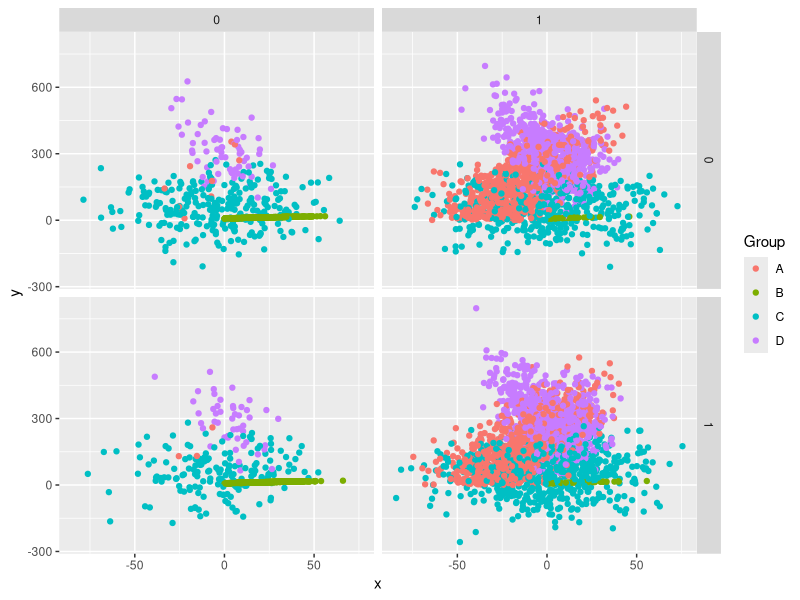
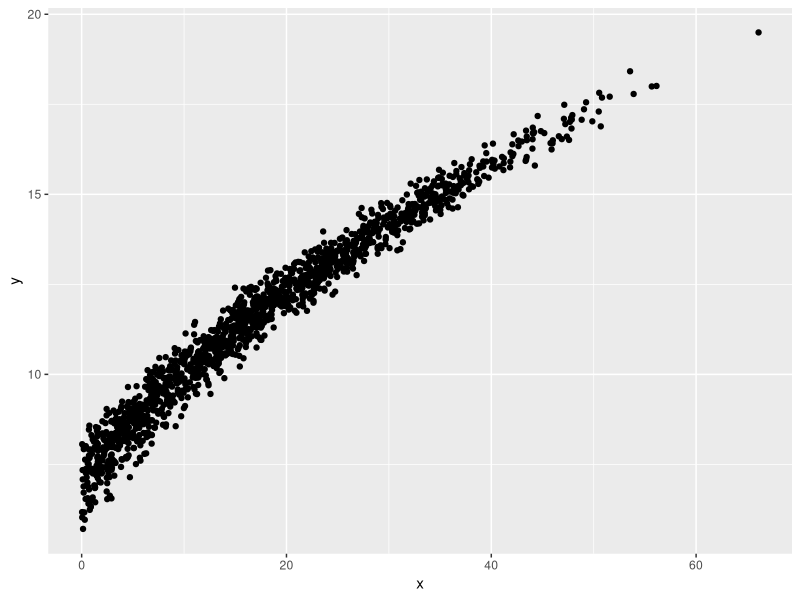
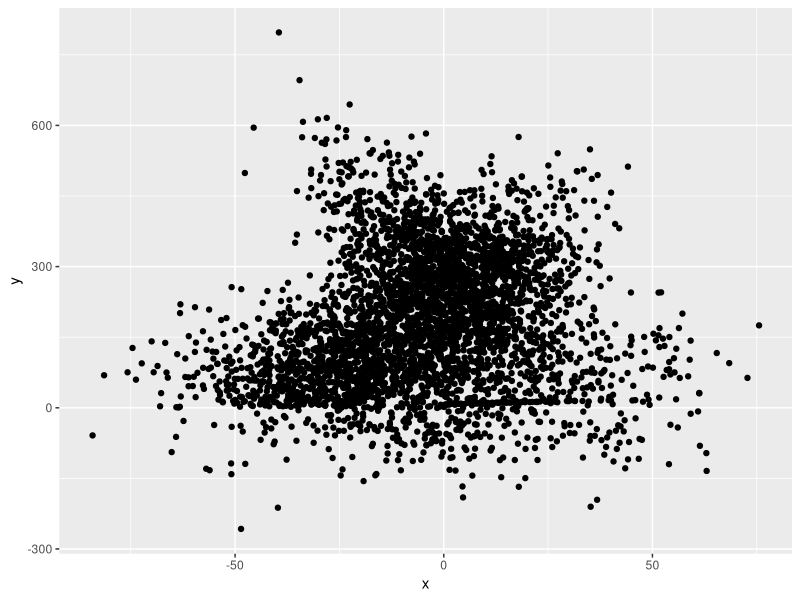
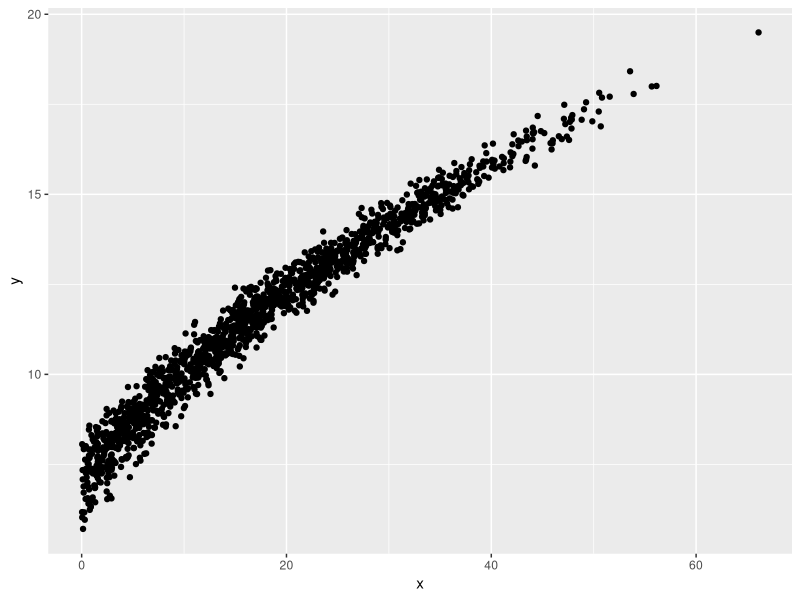
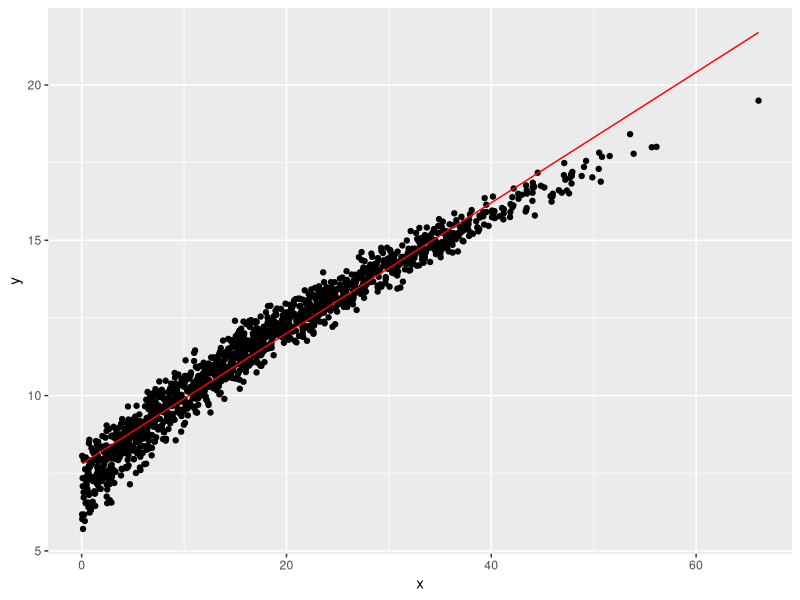
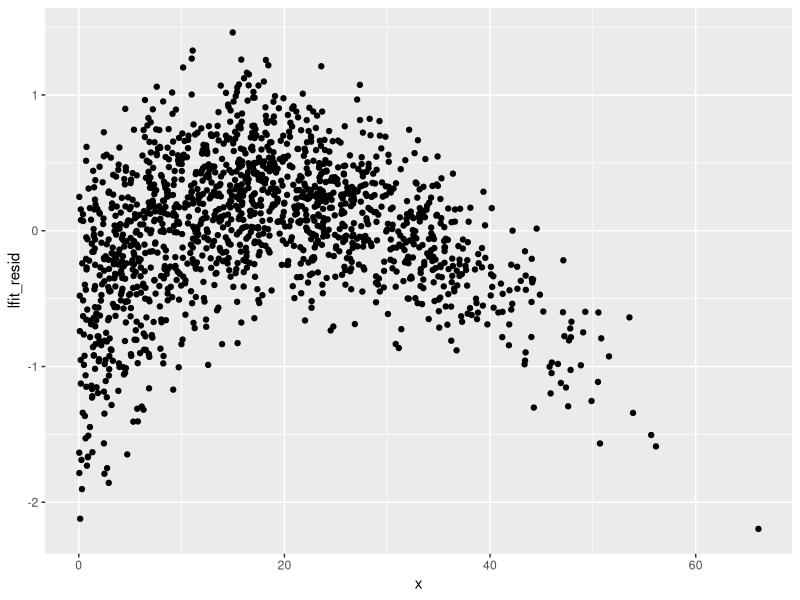
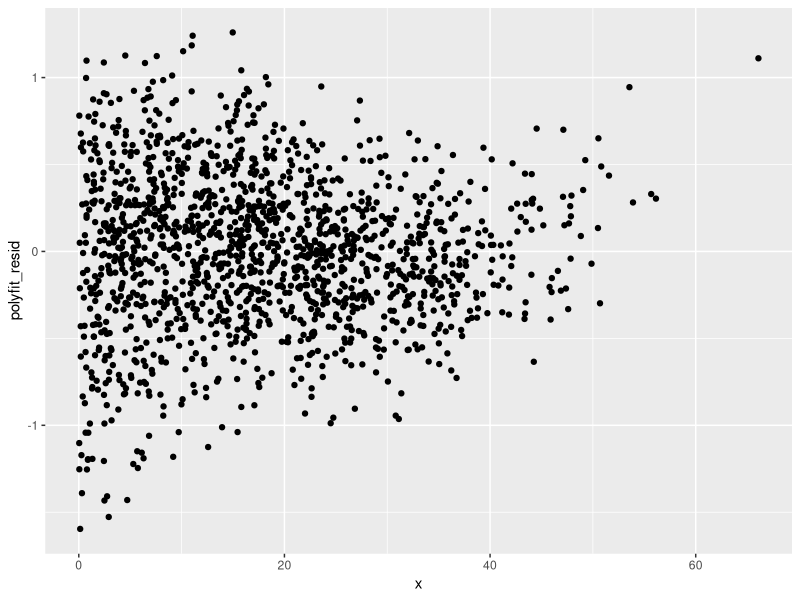
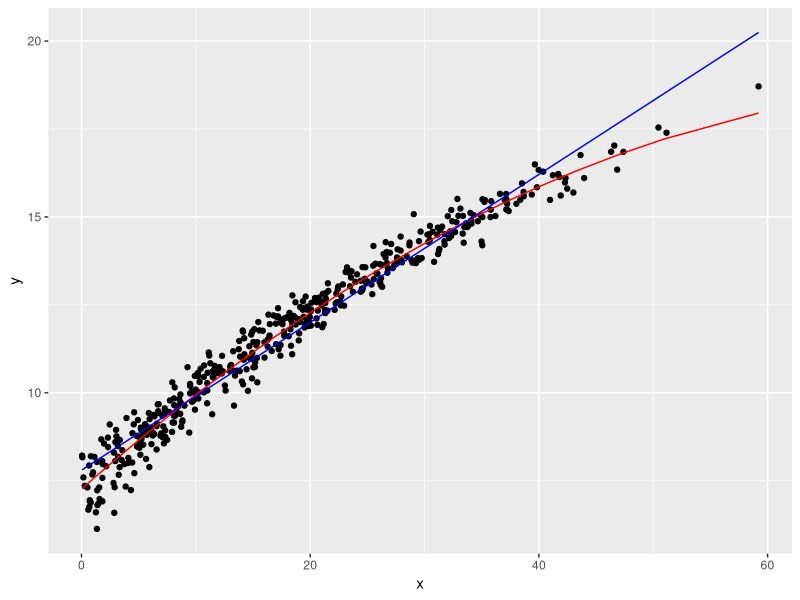

These figures' R source, in order:
# Jeffrey Williams
# DATA-312
# Dr. Robinson
# 11 April 2022

# Cleaning workspace / loading libraries
rm(list = ls())
gc()

library(tidyverse)
library(modelr)

# Load dataset
raw_data <- read_csv('data312_ml_michaelr.csv')

# Sampling
raw_data_samplingframe <- raw_data %>% 
  mutate(snum = sample.int(n(), n()) / n())

training <- raw_data_samplingframe %>% filter(snum < 0.6) %>% select(-snum)

query <- raw_data_samplingframe %>% filter(snum >= 0.6, snum < 0.8) %>%
  select(-snum)

test <- raw_data_samplingframe %>% filter(snum > 0.8) %>% select(-snum)

training %>% write_csv('michaelr_training.csv')
query %>% write_csv('michaelr_query.csv')
test %>% write_csv('michaelr_test.csv')

# Exploration
training %>% ggplot(aes(x, y, color = Group)) + geom_point() + 
  facet_grid(vars(s), vars(t))

training %>% filter(Group == 'B') %>% ggplot(aes(x, y)) + geom_point()

training %>% filter(t == 1) %>% ggplot(aes(x, y)) + geom_point()

training %>% count(Group)

training %>% count(Group, t) %>% pivot_wider(names_from = t, values_from = n)

training_B <- training %>% filter(Group == "B")

training_B %>% ggplot(aes(x, y)) + geom_point()

lfit <- lm(y~x, training_B)

training_lfit <- training_B %>% add_predictions(lfit, var = 'lfit_y')

training_lfit %>% ggplot() + geom_point(aes(x, y)) + 
  geom_line(aes(x, lfit_y), color = 'red') 

training_lfit <- training_lfit %>% add_residuals(lfit, var = 'lfit_y')

training_lfit <- training_B %>% add_predictions(lfit, var = 'lfit_y') %>% 
  add_residuals(lfit, var = 'lfit_resid')

training_lfit %>% ggplot(aes(x, lfit_resid)) + geom_point()

polyfit <- lm(y~poly(x, 2), training_B)

training_both <- training_B %>% add_predictions(polyfit, var = 'polyfit_y') %>%
  add_residuals(polyfit, var = 'polyfit_resid')

training_both %>% ggplot(aes(x, polyfit_resid)) + geom_point()

query_B <- query %>% filter(Group == 'B') %>% 
  add_predictions(lfit, var = 'lfit_pred') %>%
  add_residuals(lfit, var = 'lfit_resid') %>%
  add_predictions(polyfit, var = 'polyfit_pred') %>%
  add_residuals(polyfit, var = 'polyfit_resid')

query_B %>% ggplot() + geom_point(aes(x, y)) + 
  geom_line(aes(x, polyfit_pred), color = 'red') +
  geom_line(aes(x, lfit_pred), color = 'blue')

test_B <- test %>% filter(Group == 'B') %>%
  add_predictions(polyfit, var = 'polyfit_pred') %>% 
  add_residuals(polyfit, var = 'polyfit_resid')

test_B %>% ggplot(aes(polyfit_resid)) + geom_histogram()

# Shifting to use of my own data

# Loading raw data
my_data <- read_csv('5030143_HW4A.csv')

# Sampling
my_samplingframe <- my_data %>% 
  mutate(snum = sample.int(n(), n()) / n())

my_training <- my_samplingframe %>% filter(snum < 0.6) %>% select(-snum)

my_query <- my_samplingframe %>% filter(snum >= 0.6, snum < 0.8) %>%
  select(-snum)

my_test <- my_samplingframe %>% filter(snum > 0.8) %>% select(-snum)

my_training %>% write_csv('5030143_training.csv')
my_query %>% write_csv('5030143_query.csv')
my_test %>% write_csv('5030143_test.csv')

# Exploration / visualization

my_training %>% filter(t == 1) %>% ggplot(aes(x, y)) + geom_point()

my_training %>% filter(t == 0) %>% ggplot(aes(x, y)) + geom_point()

my_training %>% count(Group) %>% select(n) %>% chisq.test()

my_training %>% ggplot(aes(x, y, color = Group)) + geom_point() +
  facet_grid(vars(s), vars(t))

my_training %>% filter(Group == 'F') %>% 
  ggplot(aes(x, y, color = Group)) + geom_point() +
  facet_grid(vars(s), vars(t))

my_training %>% filter(Group == 'F') %>% ggplot(aes(x, y)) + geom_point()

my_training %>% filter(t == 1) %>% ggplot(aes(x, y)) + geom_point()

# I have chosen Group F, as it looks rather outlying. Immensely apparent is a 
# long and narrow series of plots jutting out to the right.
